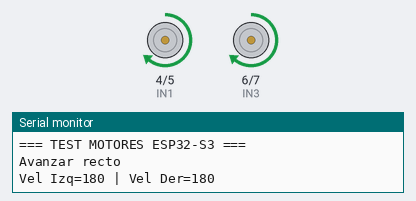
A sketch run on a simulated ESP32-S3. Parts: motor-driver pin pairs drawn as motors (green arrow = first pin HIGH = forward, orange = second pin HIGH = backward, longer = more drive), the last lines printed to the serial monitor.

Above: at 2.5 s.
At 6.5 s:
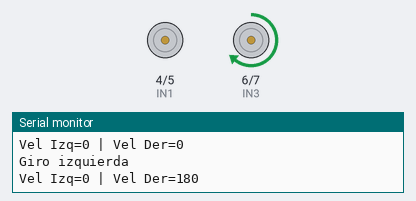
At 10.5 s:
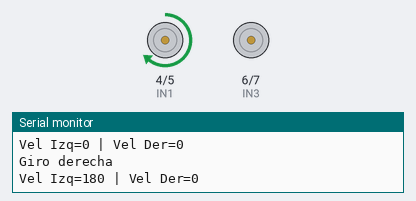
At 13.5 s:
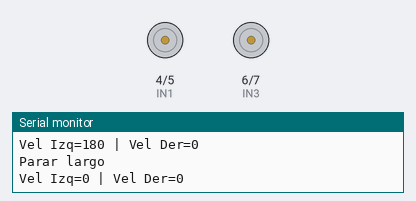
Timing chart, 0 to 19.2 s (numbered marks = the images above):
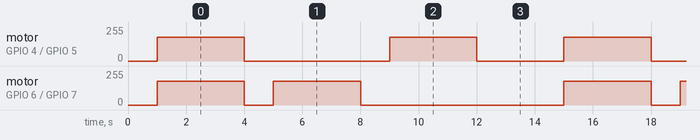

The sketch:

motores_prueba.ino
```cpp
/*
 Test de motores
 ESP32-S3 + Mini L298N
*/
#include <Arduino.h>
/* ---------- PINES PUENTE H ---------- */
// Motor izquierdo: IN1 (GPIO 4), IN2 (GPIO 5)
#define IN1 4
#define IN2 5
// Motor derecho: IN3 (GPIO 6), IN4 (GPIO 7)
#define IN3 6
#define IN4 7
/* ---------- PWM ---------- */
const int PWM_FREQ = 5000; // 5 kHz
const int PWM_RES = 8; // 0–255
const int VELOCIDAD = 180; // (≈70 % de potencia)
/* ---------- SETUP ---------- */
void setup() {
 Serial.begin(115200);
 delay(1000);
 Serial.println("=== TEST MOTORES ESP32-S3 ===");
 //Cada pin se configura como salida PWM usando ledcAttach()
 ledcAttach(IN1, PWM_FREQ, PWM_RES);
 ledcAttach(IN2, PWM_FREQ, PWM_RES);
 ledcAttach(IN3, PWM_FREQ, PWM_RES);
 ledcAttach(IN4, PWM_FREQ, PWM_RES);
}
/* ---------- LOOP ---------- */
void loop() {
 Serial.println("Avanzar recto");
 moverMotores(VELOCIDAD, VELOCIDAD);
 // Ambos motores giran hacia delante a la misma velocidad
 delay(3000);
 Serial.println("Parar");
 moverMotores(0, 0); // Parar ambos motores
 delay(1000);
 Serial.println("Giro izquierda");
 moverMotores(0, VELOCIDAD); // Parar solo motor izquierdo
 delay(3000);
 Serial.println("Parar");
 moverMotores(0, 0);
 delay(1000);
 Serial.println("Giro derecha");
 moverMotores(VELOCIDAD, 0); // Parar solo motor derecho
 delay(3000);
 Serial.println("Parar largo");
 moverMotores(0, 0);
 delay(3000);
}

void moverMotores(int velIzq, int velDer) {
 // El avance se logra aplicando PWM en IN1 e IN3.
 // IN2 e IN4 se mantienen a 0.
 // Motor izquierdo
 ledcWrite(IN1, velIzq);
 ledcWrite(IN2, 0);
 // Motor derecho
 ledcWrite(IN3, velDer);
 ledcWrite(IN4, 0);
 Serial.printf("Vel Izq=%d | Vel Der=%d\n", velIzq, velDer);
}
```

Measured:
- by itself, motor on GPIO 4 (IN1) / GPIO 5 (IN2): repeats every 14.0 s: stopped 5.0 s, forward 179/255 3.0 s, stopped 3.0 s, forward 179/255 3.0 s
- by itself, motor on GPIO 6 (IN3) / GPIO 7 (IN4): repeats every 14.0 s: stopped 1.0 s, forward 179/255 3.0 s, stopped 7.0 s, forward 179/255 3.0 s
